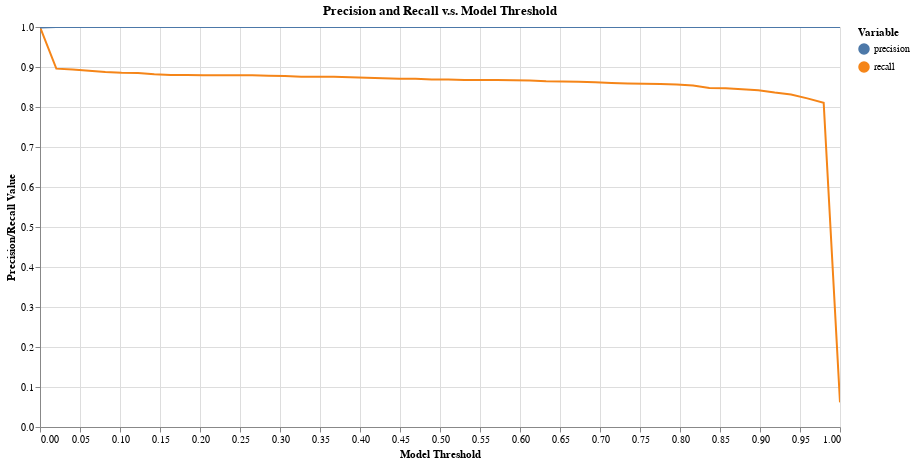

Notebook source saved alongside this figure:
### Code cell
tutorial.plot_precision_recall_vs_threshold(df_eval)

### Figure 1 — Vega-Lite specification as saved in the notebook (floating-point values rounded to 4 significant figures)
{"config": {"view": {"continuousWidth": 400, "continuousHeight": 300}}, "layer": [{"mark": "line", "encoding": {"color": {"type": "nominal", "field": "variable", "legend": {"title": "Variable"}}, "tooltip": [{"type": "nominal", "field": "variable"}, {"type": "quantitative", "field": "threshold"}, {"type": "quantitative", "field": "value"}], "x": {"type": "quantitative", "axis": {"title": "Model Threshold"}, "field": "threshold"}, "y": {"type": "quantitative", "axis": {"title": "Precision/Recall Value"}, "field": "value", "scale": {"domain": [0, 1]}}}, "selection": {"selector004": {"type": "interval", "bind": "scales", "encodings": ["x", "y"]}}, "title": "Precision and Recall v.s. Model Threshold"}, {"mark": "point", "encoding": {"opacity": {"value": 0}, "x": {"type": "quantitative", "field": "threshold"}}, "selection": {"selector003": {"type": "single", "nearest": true, "on": "mouseover", "fields": ["threshold"], "empty": "none"}}}, {"mark": "point", "encoding": {"color": {"type": "nominal", "field": "variable", "legend": {"title": "Variable"}}, "opacity": {"condition": {"value": 1, "selection": "selector003"}, "value": 0}, "tooltip": [{"type": "nominal", "field": "variable"}, {"type": "quantitative", "field": "threshold"}, {"type": "quantitative", "field": "value"}], "x": {"type": "quantitative", "axis": {"title": "Model Threshold"}, "field": "threshold"}, "y": {"type": "quantitative", "axis": {"title": "Precision/Recall Value"}, "field": "value", "scale": {"domain": [0, 1]}}}, "title": "Precision and Recall v.s. Model Threshold"}, {"mark": {"type": "rule", "color": "gray"}, "encoding": {"x": {"type": "quantitative", "field": "threshold"}}, "transform": [{"filter": {"selection": "selector003"}}]}, {"mark": {"type": "text", "align": "right", "dx": -10, "dy": -5, "fontWeight": 300, "lineBreak": "\n"}, "encoding": {"color": {"type": "nominal", "field": "variable", "legend": {"title": "Variable"}}, "text": {"condition": {"type": "nominal", "field": "label", "selection": "selector003"}, "value": " "}, "tooltip": [{"type": "nominal", "field": "variable"}, {"type": "quantitative", "field": "threshold"}, {"type": "quantitative", "field": "value"}], "x": {"type": "quantitative", "axis": {"title": "Model Threshold"}, "field": "threshold"}, "y": {"type": "quantitative", "axis": {"title": "Precision/Recall Value"}, "field": "value", "scale": {"domain": [0, 1]}}}, "title": "Precision and Recall v.s. Model Threshold"}], "data": {"name": "data-154e8f6b3a85e2bd2a9750bf47d73edd"}, "height": 400, "width": 800, "$schema": "https://vega.github.io/schema/vega-lite/v4.8.1.json", "datasets": {"data-154e8f6b3a85e2bd2a9750bf47d73edd": [{"threshold": 0.0, "label": "threshold: 0.0\nprecision: 0.999\nrecall: 1.0", "variable": "recall", "value": 1.0}, {"threshold": 0.02041, "label": "threshold: 0.02\nprecision: 1.0\nrecall: 0.896", "variable": "recall", "value": 0.8959}, {"threshold": 0.04082, "label": "threshold: 0.041\nprecision: 1.0\nrecall: 0.894", "variable": "recall", "value": 0.8936}, {"threshold": 0.06122, "label": "threshold: 0.061\nprecision: 1.0\nrecall: 0.891", "variable": "recall", "value": 0.8907}, {"threshold": 0.08163, "label": "threshold: 0.082\nprecision: 1.0\nrecall: 0.887", "variable": "recall", "value": 0.8872}, {"threshold": 0.102, "label": "threshold: 0.102\nprecision: 1.0\nrecall: 0.885", "variable": "recall", "value": 0.8855}, {"threshold": 0.1224, "label": "threshold: 0.122\nprecision: 1.0\nrecall: 0.885", "variable": "recall", "value": 0.8849}, {"threshold": 0.1429, "label": "threshold: 0.143\nprecision: 1.0\nrecall: 0.882", "variable": "recall", "value": 0.882}, {"threshold": 0.1633, "label": "threshold: 0.163\nprecision: 1.0\nrecall: 0.88", "variable": "recall", "value": 0.8802}, {"threshold": 0.1837, "label": "threshold: 0.184\nprecision: 1.0\nrecall: 0.88", "variable": "recall", "value": 0.8802}, {"threshold": 0.2041, "label": "threshold: 0.204\nprecision: 1.0\nrecall: 0.88", "variable": "recall", "value": 0.8797}, {"threshold": 0.2245, "label": "threshold: 0.224\nprecision: 1.0\nrecall: 0.879", "variable": "recall", "value": 0.8791}, {"threshold": 0.2449, "label": "threshold: 0.245\nprecision: 1.0\nrecall: 0.879", "variable": "recall", "value": 0.8791}, {"threshold": 0.2653, "label": "threshold: 0.265\nprecision: 1.0\nrecall: 0.879", "variable": "recall", "value": 0.8791}, {"threshold": 0.2857, "label": "threshold: 0.286\nprecision: 1.0\nrecall: 0.878", "variable": "recall", "value": 0.8779}, {"threshold": 0.3061, "label": "threshold: 0.306\nprecision: 1.0\nrecall: 0.877", "variable": "recall", "value": 0.8773}, {"threshold": 0.3265, "label": "threshold: 0.327\nprecision: 1.0\nrecall: 0.876", "variable": "recall", "value": 0.8756}, {"threshold": 0.3469, "label": "threshold: 0.347\nprecision: 1.0\nrecall: 0.876", "variable": "recall", "value": 0.8756}, {"threshold": 0.3673, "label": "threshold: 0.367\nprecision: 1.0\nrecall: 0.876", "variable": "recall", "value": 0.8756}, {"threshold": 0.3878, "label": "threshold: 0.388\nprecision: 1.0\nrecall: 0.874", "variable": "recall", "value": 0.8744}, {"threshold": 0.4082, "label": "threshold: 0.408\nprecision: 1.0\nrecall: 0.873", "variable": "recall", "value": 0.8733}, {"threshold": 0.4286, "label": "threshold: 0.429\nprecision: 1.0\nrecall: 0.872", "variable": "recall", "value": 0.8721}, {"threshold": 0.449, "label": "threshold: 0.449\nprecision: 1.0\nrecall: 0.87", "variable": "recall", "value": 0.8703}, {"threshold": 0.4694, "label": "threshold: 0.469\nprecision: 1.0\nrecall: 0.87", "variable": "recall", "value": 0.8703}, {"threshold": 0.4898, "label": "threshold: 0.49\nprecision: 1.0\nrecall: 0.869", "variable": "recall", "value": 0.8686}, {"threshold": 0.5102, "label": "threshold: 0.51\nprecision: 1.0\nrecall: 0.869", "variable": "recall", "value": 0.8686}, {"threshold": 0.5306, "label": "threshold: 0.531\nprecision: 1.0\nrecall: 0.867", "variable": "recall", "value": 0.8674}, {"threshold": 0.551, "label": "threshold: 0.551\nprecision: 1.0\nrecall: 0.867", "variable": "recall", "value": 0.8674}, {"threshold": 0.5714, "label": "threshold: 0.571\nprecision: 1.0\nrecall: 0.867", "variable": "recall", "value": 0.8674}, {"threshold": 0.5918, "label": "threshold: 0.592\nprecision: 1.0\nrecall: 0.867", "variable": "recall", "value": 0.8669}, {"threshold": 0.6122, "label": "threshold: 0.612\nprecision: 1.0\nrecall: 0.866", "variable": "recall", "value": 0.8663}, {"threshold": 0.6327, "label": "threshold: 0.633\nprecision: 1.0\nrecall: 0.865", "variable": "recall", "value": 0.8645}, {"threshold": 0.6531, "label": "threshold: 0.653\nprecision: 1.0\nrecall: 0.864", "variable": "recall", "value": 0.864}, {"threshold": 0.6735, "label": "threshold: 0.673\nprecision: 1.0\nrecall: 0.863", "variable": "recall", "value": 0.8634}, {"threshold": 0.6939, "label": "threshold: 0.694\nprecision: 1.0\nrecall: 0.862", "variable": "recall", "value": 0.8616}, {"threshold": 0.7143, "label": "threshold: 0.714\nprecision: 1.0\nrecall: 0.86", "variable": "recall", "value": 0.8599}, {"threshold": 0.7347, "label": "threshold: 0.735\nprecision: 1.0\nrecall: 0.859", "variable": "recall", "value": 0.8587}, {"threshold": 0.7551, "label": "threshold: 0.755\nprecision: 1.0\nrecall: 0.858", "variable": "recall", "value": 0.8581}, {"threshold": 0.7755, "label": "threshold: 0.776\nprecision: 1.0\nrecall: 0.858", "variable": "recall", "value": 0.8576}, {"threshold": 0.7959, "label": "threshold: 0.796\nprecision: 1.0\nrecall: 0.856", "variable": "recall", "value": 0.8564}, {"threshold": 0.8163, "label": "threshold: 0.816\nprecision: 1.0\nrecall: 0.853", "variable": "recall", "value": 0.8535}, {"threshold": 0.8367, "label": "threshold: 0.837\nprecision: 1.0\nrecall: 0.848", "variable": "recall", "value": 0.8477}, {"threshold": 0.8571, "label": "threshold: 0.857\nprecision: 1.0\nrecall: 0.847", "variable": "recall", "value": 0.8471}, {"threshold": 0.8776, "label": "threshold: 0.878\nprecision: 1.0\nrecall: 0.844", "variable": "recall", "value": 0.8442}, {"threshold": 0.898, "label": "threshold: 0.898\nprecision: 1.0\nrecall: 0.842", "variable": "recall", "value": 0.8419}, {"threshold": 0.9184, "label": "threshold: 0.918\nprecision: 1.0\nrecall: 0.836", "variable": "recall", "value": 0.836}, {"threshold": 0.9388, "label": "threshold: 0.939\nprecision: 1.0\nrecall: 0.831", "variable": "recall", "value": 0.8314}, {"threshold": 0.9592, "label": "threshold: 0.959\nprecision: 1.0\nrecall: 0.822", "variable": "recall", "value": 0.8215}, {"threshold": 0.9796, "label": "threshold: 0.98\nprecision: 1.0\nrecall: 0.81", "variable": "recall", "value": 0.8105}, {"threshold": 1.0, "label": "threshold: 1.0\nprecision: 1.0\nrecall: 0.062", "variable": "recall", "value": 0.06163}, {"threshold": 0.0, "label": "threshold: 0.0\nprecision: 0.999\nrecall: 1.0", "variable": "precision", "value": 0.9988}, {"threshold": 0.02041, "label": "threshold: 0.02\nprecision: 1.0\nrecall: 0.896", "variable": "precision", "value": 1.0}, {"threshold": 0.04082, "label": "threshold: 0.041\nprecision: 1.0\nrecall: 0.894", "variable": "precision", "value": 1.0}, {"threshold": 0.06122, "label": "threshold: 0.061\nprecision: 1.0\nrecall: 0.891", "variable": "precision", "value": 1.0}, {"threshold": 0.08163, "label": "threshold: 0.082\nprecision: 1.0\nrecall: 0.887", "variable": "precision", "value": 1.0}, {"threshold": 0.102, "label": "threshold: 0.102\nprecision: 1.0\nrecall: 0.885", "variable": "precision", "value": 1.0}, {"threshold": 0.1224, "label": "threshold: 0.122\nprecision: 1.0\nrecall: 0.885", "variable": "precision", "value": 1.0}, {"threshold": 0.1429, "label": "threshold: 0.143\nprecision: 1.0\nrecall: 0.882", "variable": "precision", "value": 1.0}, {"threshold": 0.1633, "label": "threshold: 0.163\nprecision: 1.0\nrecall: 0.88", "variable": "precision", "value": 1.0}, {"threshold": 0.1837, "label": "threshold: 0.184\nprecision: 1.0\nrecall: 0.88", "variable": "precision", "value": 1.0}, {"threshold": 0.2041, "label": "threshold: 0.204\nprecision: 1.0\nrecall: 0.88", "variable": "precision", "value": 1.0}, {"threshold": 0.2245, "label": "threshold: 0.224\nprecision: 1.0\nrecall: 0.879", "variable": "precision", "value": 1.0}, {"threshold": 0.2449, "label": "threshold: 0.245\nprecision: 1.0\nrecall: 0.879", "variable": "precision", "value": 1.0}, {"threshold": 0.2653, "label": "threshold: 0.265\nprecision: 1.0\nrecall: 0.879", "variable": "precision", "value": 1.0}, {"threshold": 0.2857, "label": "threshold: 0.286\nprecision: 1.0\nrecall: 0.878", "variable": "precision", "value": 1.0}, {"threshold": 0.3061, "label": "threshold: 0.306\nprecision: 1.0\nrecall: 0.877", "variable": "precision", "value": 1.0}, {"threshold": 0.3265, "label": "threshold: 0.327\nprecision: 1.0\nrecall: 0.876", "variable": "precision", "value": 1.0}, {"threshold": 0.3469, "label": "threshold: 0.347\nprecision: 1.0\nrecall: 0.876", "variable": "precision", "value": 1.0}, {"threshold": 0.3673, "label": "threshold: 0.367\nprecision: 1.0\nrecall: 0.876", "variable": "precision", "value": 1.0}, {"threshold": 0.3878, "label": "threshold: 0.388\nprecision: 1.0\nrecall: 0.874", "variable": "precision", "value": 1.0}, {"threshold": 0.4082, "label": "threshold: 0.408\nprecision: 1.0\nrecall: 0.873", "variable": "precision", "value": 1.0}, {"threshold": 0.4286, "label": "threshold: 0.429\nprecision: 1.0\nrecall: 0.872", "variable": "precision", "value": 1.0}, {"threshold": 0.449, "label": "threshold: 0.449\nprecision: 1.0\nrecall: 0.87", "variable": "precision", "value": 1.0}, {"threshold": 0.4694, "label": "threshold: 0.469\nprecision: 1.0\nrecall: 0.87", "variable": "precision", "value": 1.0}, {"threshold": 0.4898, "label": "threshold: 0.49\nprecision: 1.0\nrecall: 0.869", "variable": "precision", "value": 1.0}, {"threshold": 0.5102, "label": "threshold: 0.51\nprecision: 1.0\nrecall: 0.869", "variable": "precision", "value": 1.0}, {"threshold": 0.5306, "label": "threshold: 0.531\nprecision: 1.0\nrecall: 0.867", "variable": "precision", "value": 1.0}, {"threshold": 0.551, "label": "threshold: 0.551\nprecision: 1.0\nrecall: 0.867", "variable": "precision", "value": 1.0}, {"threshold": 0.5714, "label": "threshold: 0.571\nprecision: 1.0\nrecall: 0.867", "variable": "precision", "value": 1.0}, {"threshold": 0.5918, "label": "threshold: 0.592\nprecision: 1.0\nrecall: 0.867", "variable": "precision", "value": 1.0}, {"threshold": 0.6122, "label": "threshold: 0.612\nprecision: 1.0\nrecall: 0.866", "variable": "precision", "value": 1.0}, {"threshold": 0.6327, "label": "threshold: 0.633\nprecision: 1.0\nrecall: 0.865", "variable": "precision", "value": 1.0}, {"threshold": 0.6531, "label": "threshold: 0.653\nprecision: 1.0\nrecall: 0.864", "variable": "precision", "value": 1.0}, {"threshold": 0.6735, "label": "threshold: 0.673\nprecision: 1.0\nrecall: 0.863", "variable": "precision", "value": 1.0}, {"threshold": 0.6939, "label": "threshold: 0.694\nprecision: 1.0\nrecall: 0.862", "variable": "precision", "value": 1.0}, {"threshold": 0.7143, "label": "threshold: 0.714\nprecision: 1.0\nrecall: 0.86", "variable": "precision", "value": 1.0}, {"threshold": 0.7347, "label": "threshold: 0.735\nprecision: 1.0\nrecall: 0.859", "variable": "precision", "value": 1.0}, {"threshold": 0.7551, "label": "threshold: 0.755\nprecision: 1.0\nrecall: 0.858", "variable": "precision", "value": 1.0}, {"threshold": 0.7755, "label": "threshold: 0.776\nprecision: 1.0\nrecall: 0.858", "variable": "precision", "value": 1.0}, {"threshold": 0.7959, "label": "threshold: 0.796\nprecision: 1.0\nrecall: 0.856", "variable": "precision", "value": 1.0}, {"threshold": 0.8163, "label": "threshold: 0.816\nprecision: 1.0\nrecall: 0.853", "variable": "precision", "value": 1.0}, {"threshold": 0.8367, "label": "threshold: 0.837\nprecision: 1.0\nrecall: 0.848", "variable": "precision", "value": 1.0}, {"threshold": 0.8571, "label": "threshold: 0.857\nprecision: 1.0\nrecall: 0.847", "variable": "precision", "value": 1.0}, {"threshold": 0.8776, "label": "threshold: 0.878\nprecision: 1.0\nrecall: 0.844", "variable": "precision", "value": 1.0}, {"threshold": 0.898, "label": "threshold: 0.898\nprecision: 1.0\nrecall: 0.842", "variable": "precision", "value": 1.0}, {"threshold": 0.9184, "label": "threshold: 0.918\nprecision: 1.0\nrecall: 0.836", "variable": "precision", "value": 1.0}, {"threshold": 0.9388, "label": "threshold: 0.939\nprecision: 1.0\nrecall: 0.831", "variable": "precision", "value": 1.0}, {"threshold": 0.9592, "label": "threshold: 0.959\nprecision: 1.0\nrecall: 0.822", "variable": "precision", "value": 1.0}, {"threshold": 0.9796, "label": "threshold: 0.98\nprecision: 1.0\nrecall: 0.81", "variable": "precision", "value": 1.0}, {"threshold": 1.0, "label": "threshold: 1.0\nprecision: 1.0\nrecall: 0.062", "variable": "precision", "value": 1.0}]}}
